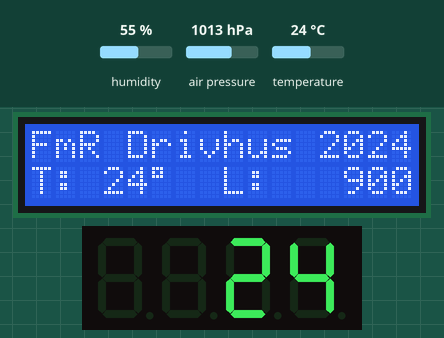
Simulated run of this sketch. Board: Arduino Uno, built with avr-gcc and run on an emulated ATmega328P. Shown: 16×2 character LCD, 4-digit seven-segment display. The test bench sets the inputs (shaded band); at power-on: temperature 24 °C, humidity 55 %, air pressure 1013 hPa. Random numbers use the default seed unless the sketch sets one; what the sketch prints to the serial monitor is not drawn.

Above: at 1.2 s.
1.3 s: temperature set to 12 °C
At 3.5 s:
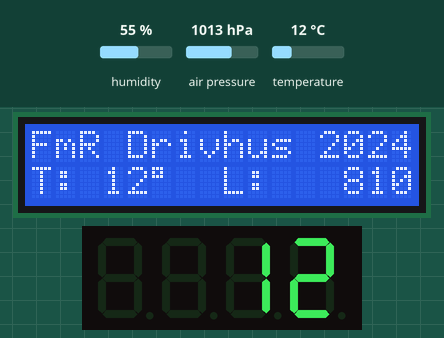
6.7 s: temperature set to 19 °C
At 8.9 s:
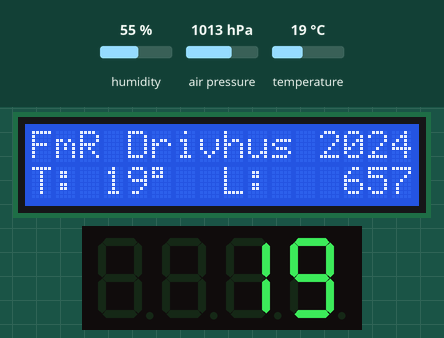
11.8 s: temperature set to 28 °C
At 14.3 s:
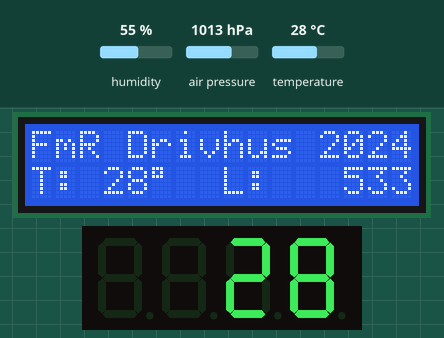
Timing chart, 0 to 15.8 s (numbered marks = the images above; inputs shaded):
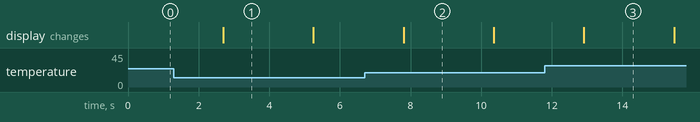

Measured:
- what the display in image 1 shows lasts 2.5 s, from 2.7 s to 5.2 s

The sketch:

lcd_7segment_bmp180_aht30.ino
```cpp
#include <TM1637Display.h>
#include <LCD_I2C.h>
#include <Adafruit_BMP085.h>
#include <Adafruit_AHTX0.h>

#define seaLevelPressure_hPa 1013.25
#define CLK 13
#define DIO 12

#define DEGREE 223

LCD_I2C lcd(0x27, 16, 2);  // Default address of most PCF8574 modules, change according
TM1637Display display(CLK, DIO);
Adafruit_BMP085 bmp;
Adafruit_AHTX0 aht;
Adafruit_Sensor *aht_humidity, *aht_temp;

// byte AE[8] = {
//   0b01100,
//   0b10011,
//   0b10010,
//   0b10010,
//   0b11111,
//   0b10010,
//   0b10011,
//   0b00000
// };

// byte AA[8] = {
//   0b00100,
//   0b00000,
//   0b01110,
//   0b10001,
//   0b11111,
//   0b10001,
//   0b10001,
//   0b00000
// };


void setup() {
  Serial.begin(115200);
  if (!bmp.begin()) {
    Serial.println("Could not find a valid BMP085 sensor, check wiring!");
    while (1) {}
  }
  if (!aht.begin()) {
    Serial.println("Failed to find AHT10/AHT20 chip");
    while (1) {
      delay(10);
    }
  }

  aht_temp = aht.getTemperatureSensor();

  aht_humidity = aht.getHumiditySensor();
  // INIT
  lcd.begin();  // If you are using more I2C devices using the Wire library use lcd.begin(false) this stop the library(LCD_I2C) from calling Wire.begin()
  lcd.backlight();
  display.setBrightness(0x0f);

  lcd.clear();
  lcd.home();
  lcd.print(F("FmR Drivhus 2024"));
}


int capLuxMax = 64000;
int capLuxMin = 0;
int lastLux = 1000;

int percent = 10;

void loop() {

  sensors_event_t humidity;
  sensors_event_t ahtTemp;
  aht_humidity->getEvent(&humidity);
  aht_temp->getEvent(&ahtTemp);
  int temp = bmp.readTemperature();
  float pre = bmp.readSealevelPressure(31.0) /100.0;

  Serial.print("Air pressure (at sea level): ");
  Serial.print(pre);
  Serial.println(" hPa");

  Serial.print("Humidity: ");
  Serial.print(humidity.relative_humidity);
  Serial.println(" % rH");

  Serial.print("Temperature BMP = ");
  Serial.print(bmp.readTemperature());
  Serial.println(" *C");


  Serial.print("Temperature AHT = ");
  Serial.print(ahtTemp.temperature);
  Serial.println(" *C");
  Serial.println();

  int lux = random(max(capLuxMin, lastLux - (percent * lastLux / 100)), min(capLuxMax, lastLux + (percent * lastLux / 100)));
  lastLux = lux;
  lcd.setCursor(0, 1);
  lcd.print("T: ");
  if (temp < 10) {
    lcd.print(" ");
  }
  lcd.print(temp);
  lcd.print((char)DEGREE);
  lcd.print("  L: ");
  if (lux < 10000) {
    lcd.print(" ");
  }
  if (lux < 1000) {
    lcd.print(" ");
  }
  if (lux < 100) {
    lcd.print(" ");
  }
  if (lux < 10) {
    lcd.print(" ");
  }
  lcd.print(lux);

  display.showNumberDec(temp, false);

  delay(2500);
}
```
